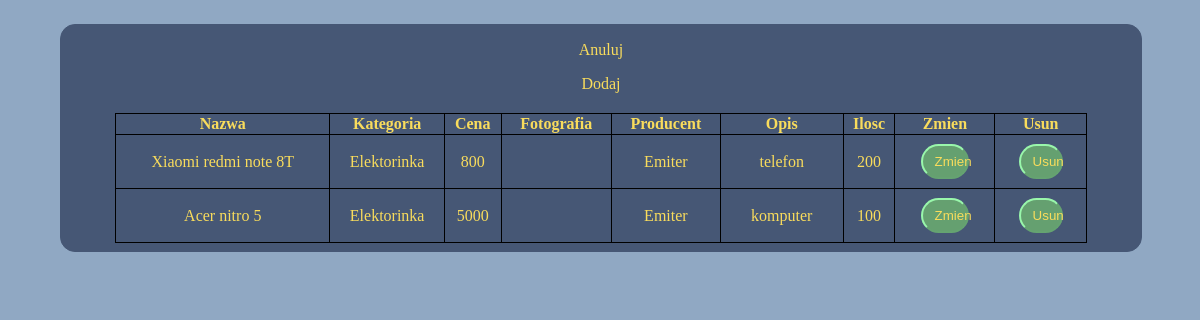
Page /admin/produkty.php on the earlier database version.
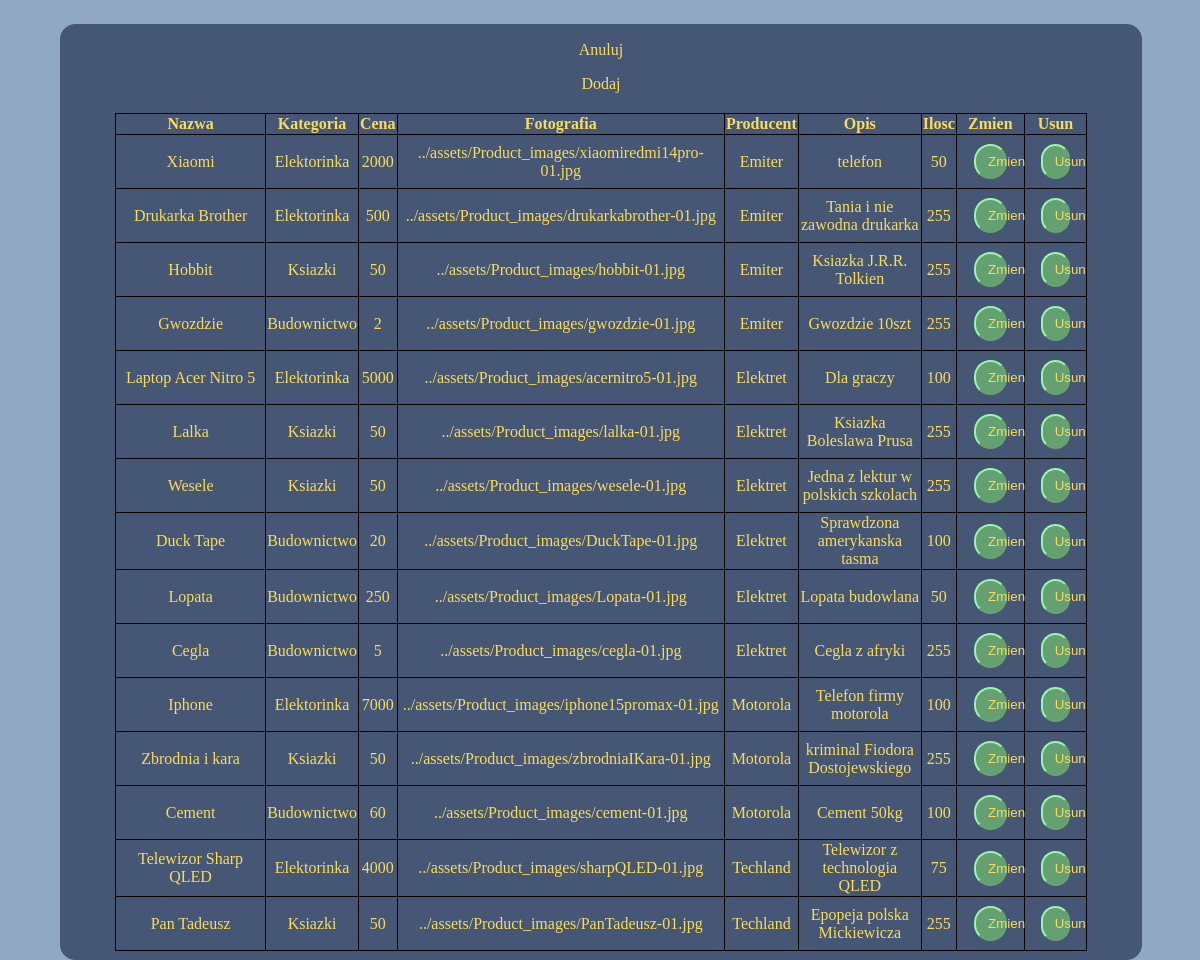
Same page on the later database version.
### tables this page shows
CREATE TABLE `produkt` (
  `produkt_id` int(10) UNSIGNED NOT NULL,
  `nazwa` varchar(60) NOT NULL,
  `kategoria_id` int(10) UNSIGNED NOT NULL,
  `cena` decimal(10,0) UNSIGNED NOT NULL,
  `fotografia` varchar(70) NOT NULL,
  `producent_id` int(10) UNSIGNED NOT NULL,
  `opis` varchar(150) NOT NULL,
  `ilosc` tinyint(3) UNSIGNED NOT NULL
);

CREATE TABLE `kategoria` (
  `kategoria_id` int(10) UNSIGNED NOT NULL,
  `kategoria` varchar(30) NOT NULL,
  `ikona` varchar(55) NOT NULL
);

CREATE TABLE `producent` (
  `producent_id` int(10) UNSIGNED NOT NULL,
  `producent` varchar(50) NOT NULL
);

### admin/produkty.php (the view, shortened to what this page needs)
<!DOCTYPE html>
<html lang="en">
<head>
    <link rel="stylesheet" href="../style/style-globalne.css">
    <link rel="stylesheet" href="../style/style-tabelka-panelu.css">
</head>
<body>
    <section class="tabelka-panelu">
        <a href="panel-admina.php">Anuluj</a>
        <a href="produkty.php?czy_dodac=true">Dodaj</a>
        <?php
        include("../config/config.php");
        $query = "SELECT pc.producent_id AS producent_id, k.kategoria_id AS kategoria_id, pk.produkt_id AS produkt_id, pk.nazwa AS nazwa, k.kategoria AS kategoria, pk.cena AS cena, pk.fotografia AS fotografia, pc.producent AS producent, pk.opis AS opis, pk.ilosc AS ilosc FROM `produkt` pk JOIN `kategoria` k ON pk.kategoria_id = k.kategoria_id JOIN `producent` pc ON pk.producent_id = pc.producent_id";
        $products = $connection->query($query);
        echo "<table> <tr> <th>Nazwa</th> <th>Kategoria</th> <th>Cena</th> <th>Fotografia</th> <th>Producent</th> <th>Opis</th> <th>Ilosc</th> <th>Zmien</th> <th>Usun</th> </tr>";
        while ($row = $products->fetch_assoc()) {
            echo "<form method=\"post\">";
            $nazwa = htmlspecialchars($row['nazwa']);
            $kategoria = htmlspecialchars($row['kategoria']);
            $cena = htmlspecialchars($row['cena']);
            $fotografia = htmlspecialchars($row['fotografia']);
            $producent = htmlspecialchars($row['producent']);
            $opis = htmlspecialchars($row['opis']);
            $ilosc = htmlspecialchars($row['ilosc']);
            if (isset($_POST["zmien-formularz"]) && $_POST["id"] == $row["produkt_id"]) {
                echo "<tr>";
                echo "<td> <input name=\"nazwa\" value=\"{$nazwa}\"> </td>";
                echo "<td> <select name=\"kategoria\">";
                echo "<option selected value='{$row["kategoria_id"]}'>{$kategoria}</option>";
                $query = "SELECT * FROM `kategoria`";
                $result = $connection->query($query);
                while ($rowTmp = $result->fetch_assoc()) {
                    if ($rowTmp["kategoria"] != $kategoria) {
                        $inneKategorie = htmlspecialchars($rowTmp['kategoria']);
                        echo "<option value='{$rowTmp["kategoria_id"]}'>{$inneKategorie}</option>";
                    }
                }
                echo "</select></td>";
                echo "<td> <input name=\"cena\" value=\"{$cena}\"> </td>";
                $linkiDoFotografii = glob("../assets/Product_images/*");
                echo "<td>";
                echo "<select name=\"fotografia\">";
                echo "<option selected value=\"{$fotografia}\">{$fotografia}</option>";
                foreach ($linkiDoFotografii as $link) {
                    echo "<option>{$link}</option>";
                }
                echo "</select>";
                echo "</td>";
                echo "<td> <select name=\"producent\">";
                echo "<option selected value='{$row['producent_id']}'>{$producent}</option>";
                $query = "SELECT * FROM `producent`";
                $result = $connection->query($query);
                while ($rowTmp = $result->fetch_assoc()) {
                    if ($rowTmp["producent"] != $producent) {
                        $innyProducent = htmlspecialchars($rowTmp['producent']);
                        echo "<option value='{$rowTmp["producent_id"]}'>{$innyProducent}</option>";
                    }
                }
                echo "</select></td>";
                echo "<td> <textarea name=\"opis\">{$opis}</textarea> </td>";
                echo "<td> <input name=\"ilosc\" value=\"{$ilosc}\"> </td>";
                echo "<td colspan=\"2\"> <button type=\"submit\" name=\"zmiana\">Zmien</button> </td> </tr>";
            } else {
                echo "<tr>";
                echo "<td>" . $nazwa . "</td>";
                echo "<td>" . $kategoria . "</td>";
                echo "<td>" . $cena . "</td>";
                echo "<td>" . $fotografia . "</td>";
                echo "<td>" . $producent . "</td>";
                echo "<td style=\"width: 10vw;\">" . $opis . "</td>";
                echo "<td>" . $ilosc . "</td>";
                if (!isset($_GET["czy_dodac"]) && $_GET["czy_dodac"] != true) {
                    echo "<td> <button type=\"submit\" name=\"zmien-formularz\">Zmien</button> </td>";
                    echo "<td> <button type=\"submit\" name=\"usun\">Usun</button> </td>";
                } else
                    echo "<td colspan=\"2\" style=\"width:12.5vw;\">Dostepne jak zakonczysz formualrz dodawania</td> </tr>";
            }
            echo "</form>";
        }
        echo "</table>";
        ?>
    </section>
</body>
</html>

### style/style-globalne.css (style rules this page uses)
body { margin: 0px; background-color: #90A8C3; }
button { background-color: #65a070; border-color: #99F7AB; padding: 8px 12px; cursor: pointer; border-radius: 20px; color: white; }
table { border: 1px solid black; padding: 1vw; width: 90%; text-align: center; border-collapse: collapse; border-radius: 15px; margin-left: 5%; margin-top: 2.5vh; }
table button { width: 50%; }
td, th { border: 1px solid black; }
* { color: #F9DC5C; }
a { text-decoration: none; }

### style/style-tabelka-panelu.css (style rules this page uses)
.tabelka-panelu { background-color: #465775; width: 90vw; height: auto; position: relative; top: 3vh; left: 5vw; border-radius: 15px; border: 1px solid #465775; padding-bottom: 1vh; }
.tabelka-panelu a { margin-top: 2vh; display: flex; justify-content: center; }
button { height: auto; margin-top: 1vh; margin-bottom: 1vh; color: #F9DC5C; }

Differences in the rows shown:
removed produkt: nazwa "Acer nitro 5", kategoria.kategoria "Elektorinka", cena "5000", producent.producent "Emiter", opis "komputer", ilosc "100"
changed produkt "telefon": nazwa "Xiaomi redmi note 8T" → "Xiaomi"; cena "800" → "2000"; fotografia (not shown) → "../assets/Product_images/xiaomiredmi14pro-01.jpg"; ilosc "200" → "50"
added produkt: nazwa "Drukarka Brother", kategoria.kategoria "Elektorinka", cena "500", fotografia "../assets/Product_images/drukarkabrother-01.jpg", producent.producent "Emiter", opis "Tania i nie zawodna drukarka", ilosc "255"
added produkt: nazwa "Hobbit", kategoria.kategoria "Ksiazki", cena "50", fotografia "../assets/Product_images/hobbit-01.jpg", producent.producent "Emiter", opis "Ksiazka J.R.R. Tolkien", ilosc "255"
added produkt: nazwa "Gwozdzie", kategoria.kategoria "Budownictwo", cena "2", fotografia "../assets/Product_images/gwozdzie-01.jpg", producent.producent "Emiter", opis "Gwozdzie 10szt", ilosc "255"
added produkt: nazwa "Laptop Acer Nitro 5", kategoria.kategoria "Elektorinka", cena "5000", fotografia "../assets/Product_images/acernitro5-01.jpg", producent.producent "Elektret", opis "Dla graczy", ilosc "100"
added produkt: nazwa "Lalka", kategoria.kategoria "Ksiazki", cena "50", fotografia "../assets/Product_images/lalka-01.jpg", producent.producent "Elektret", opis "Ksiazka Boleslawa Prusa", ilosc "255"
added produkt: nazwa "Wesele", kategoria.kategoria "Ksiazki", cena "50", fotografia "../assets/Product_images/wesele-01.jpg", producent.producent "Elektret", opis "Jedna z lektur w polskich szkolach", ilosc "255"
added produkt: nazwa "Duck Tape", kategoria.kategoria "Budownictwo", cena "20", fotografia "../assets/Product_images/DuckTape-01.jpg", producent.producent "Elektret", opis "Sprawdzona amerykanska tasma", ilosc "100"
added produkt: nazwa "Lopata", kategoria.kategoria "Budownictwo", cena "250", fotografia "../assets/Product_images/Lopata-01.jpg", producent.producent "Elektret", opis "Lopata budowlana", ilosc "50"
added produkt: nazwa "Cegla", kategoria.kategoria "Budownictwo", cena "5", fotografia "../assets/Product_images/cegla-01.jpg", producent.producent "Elektret", opis "Cegla z afryki", ilosc "255"
added produkt: nazwa "Iphone", kategoria.kategoria "Elektorinka", cena "7000", fotografia "../assets/Product_images/iphone15promax-01.jpg", producent.producent "Motorola", opis "Telefon firmy motorola", ilosc "100"
added produkt: nazwa "Zbrodnia i kara", kategoria.kategoria "Ksiazki", cena "50", fotografia "../assets/Product_images/zbrodniaIKara-01.jpg", producent.producent "Motorola", opis "kriminal Fiodora Dostojewskiego", ilosc "255"
added produkt: nazwa "Cement", kategoria.kategoria "Budownictwo", cena "60", fotografia "../assets/Product_images/cement-01.jpg", producent.producent "Motorola", opis "Cement 50kg", ilosc "100"
added produkt: nazwa "Telewizor Sharp QLED", kategoria.kategoria "Elektorinka", cena "4000", fotografia "../assets/Product_images/sharpQLED-01.jpg", producent.producent "Techland", opis "Telewizor z technologia QLED", ilosc "75"
added produkt: nazwa "Pan Tadeusz", kategoria.kategoria "Ksiazki", cena "50", fotografia "../assets/Product_images/PanTadeusz-01.jpg", producent.producent "Techland", opis "Epopeja polska Mickiewicza", ilosc "255"
